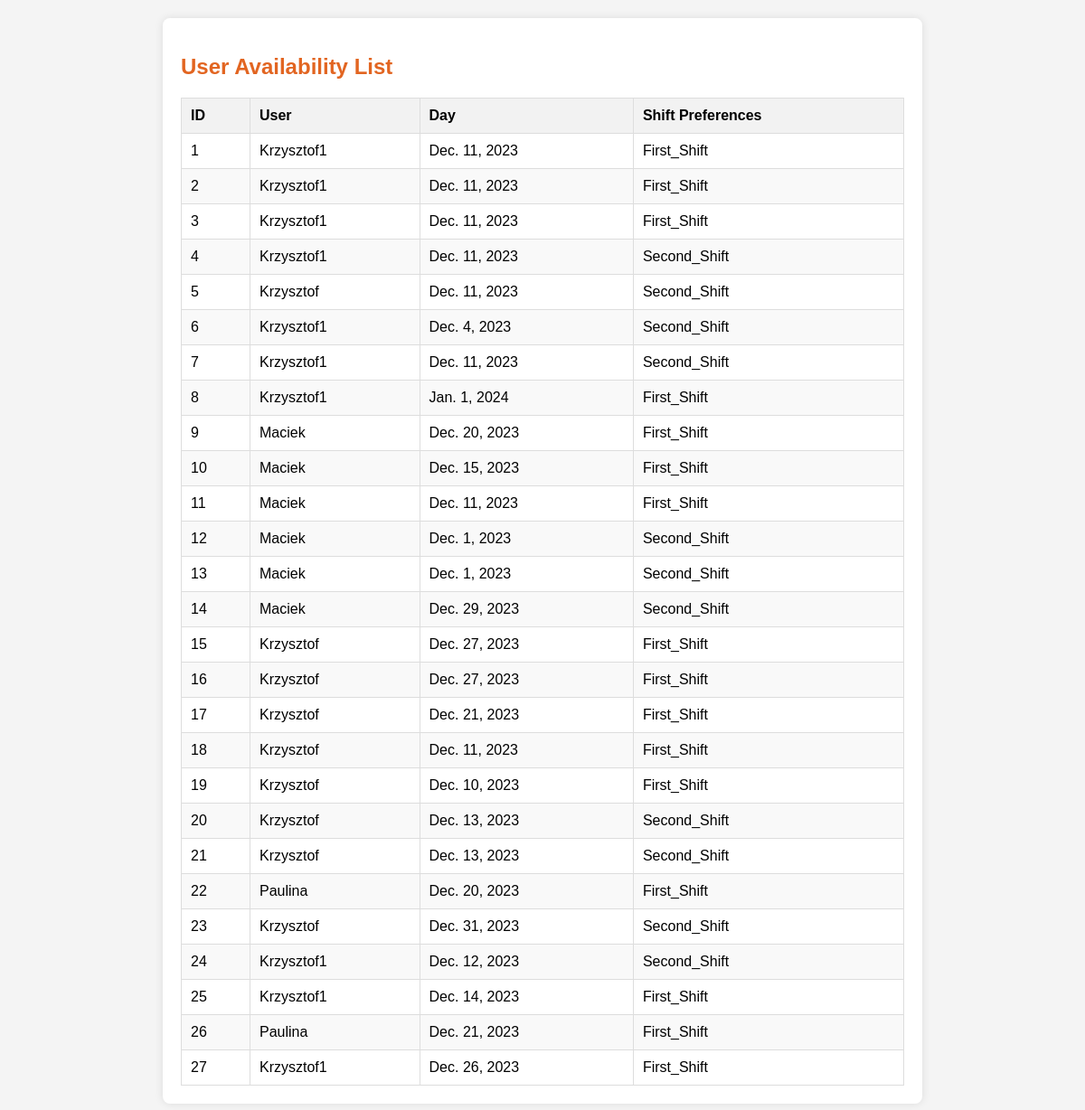
The page /availability_list (signed in) on the database as committed earlier.
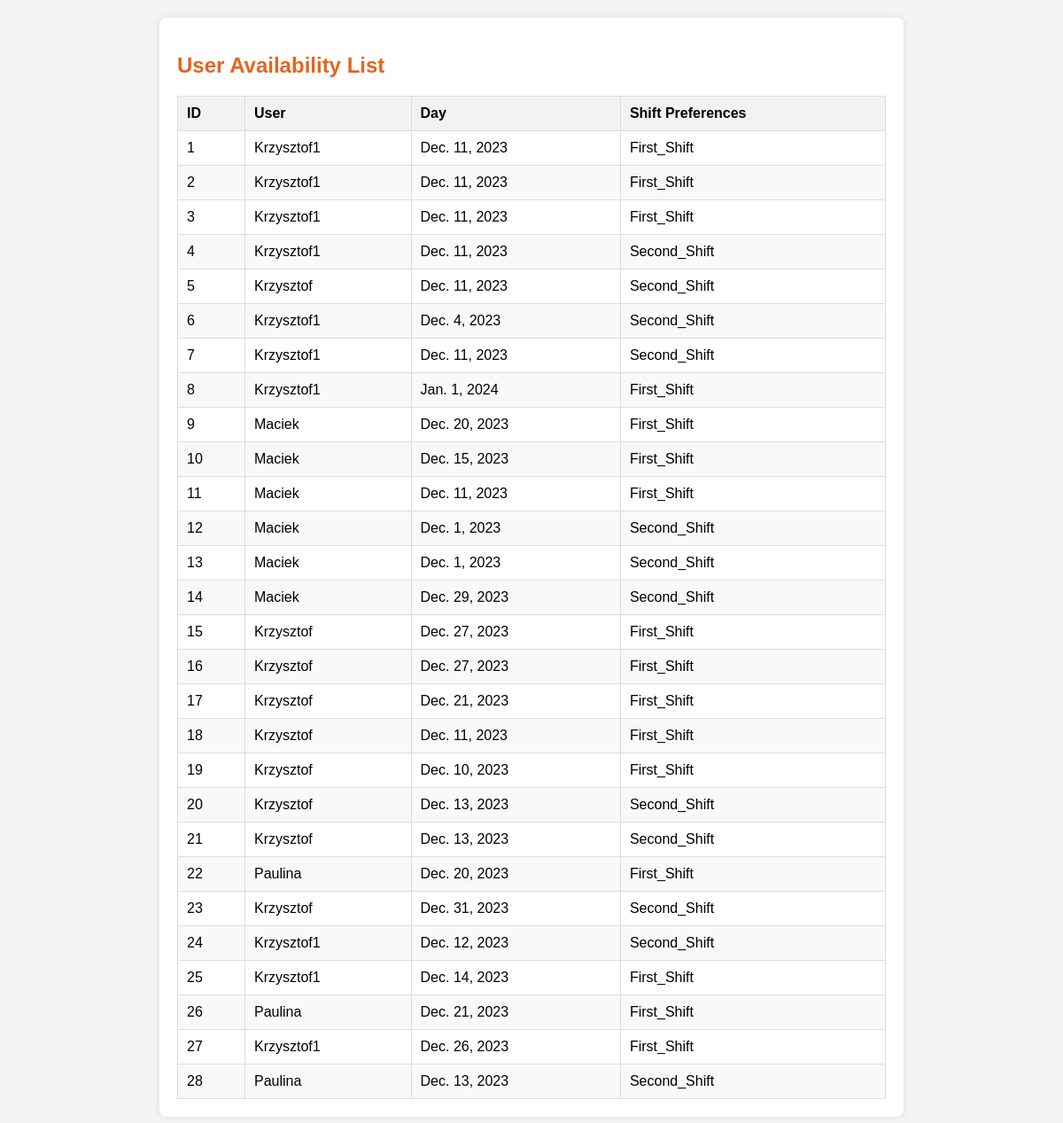
The same page on the database as committed later.
### viewer/models.py (models this page shows, shortened)
class UserAvailability(models.Model):
    objects = None
    user_availability_id = models.AutoField(primary_key=True)
    user_id = models.ForeignKey(User, on_delete=models.CASCADE)  # Upewnij się, że to pole istnieje
    day = models.DateField(blank=True)
    shift_preferences = models.CharField(max_length=20, choices=SHIFT_CHOICES)

### viewer/views.py (the view)
# urls.py: path('availability_list', views.availability_list, name='availability_list'),
def availability_list(request):
    if request.user.is_staff:
        user_availabilities = UserAvailability.objects.all()
    else:
        user_availabilities = UserAvailability.objects.filter(user_id=request.user)
    context = {
        'user_availabilities': user_availabilities,
    }
    return render(request, 'schedule/availability_list.html', context)

### viewer/templates/schedule/availability_list.html (shortened to what this page needs)
<!DOCTYPE html>
<html lang="en">
<head>
</head>
<body>
<div class="container">
    <h2>User Availability List</h2>
    {% if user_availabilities %}
        <table class="availability-table">
            <thead>
                <tr>
                    <th onclick="sortTable(0)">ID</th>
                    <th onclick="sortTable(1)">User</th>
                    <th onclick="sortTable(2)">Day</th>
                    <th onclick="sortTable(3)">Shift Preferences</th>
                </tr>
            </thead>
            <tbody>
                {% for availability in user_availabilities %}
                    <tr>
                        <td>{{ availability.user_availability_id }}</td>
                        <td>{{ availability.user_id.username }}</td>
                        <td>{{ availability.day }}</td>
                        <td>{{ availability.shift_preferences }}</td>
                    </tr>
                {% endfor %}
            </tbody>
        </table>
    {% else %}
        <p>No availabilities found.</p>
    {% endif %}
</div>
</body>
</html>

Rows that differ between the two databases and show on the page:
added UserAvailability: user_availability_id "28", user_id.username "Paulina", day "Dec. 13, 2023", shift_preferences "Second_Shift"
